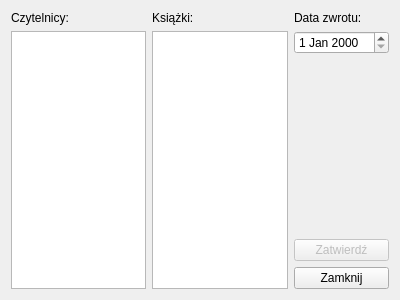
<?xml version="1.0" encoding="UTF-8"?>
<ui version="4.0">
 <class>borrowingWindow</class>
 <widget class="QDialog" name="borrowingWindow">
  <property name="geometry">
   <rect>
    <x>0</x>
    <y>0</y>
    <width>400</width>
    <height>300</height>
   </rect>
  </property>
  <property name="windowTitle">
   <string>Dialog</string>
  </property>
  <layout class="QHBoxLayout" name="horizontalLayout">
   <item>
    <layout class="QVBoxLayout" name="verticalLayout_2">
     <property name="leftMargin">
      <number>0</number>
     </property>
     <property name="topMargin">
      <number>0</number>
     </property>
     <property name="rightMargin">
      <number>0</number>
     </property>
     <item>
      <widget class="QLabel" name="readersLabel">
       <property name="text">
        <string>Czytelnicy:</string>
       </property>
      </widget>
     </item>
     <item>
      <widget class="QListView" name="readersList"/>
     </item>
    </layout>
   </item>
   <item>
    <layout class="QVBoxLayout" name="verticalLayout_3">
     <property name="rightMargin">
      <number>0</number>
     </property>
     <item>
      <widget class="QLabel" name="booksLabel">
       <property name="text">
        <string>Książki:</string>
       </property>
      </widget>
     </item>
     <item>
      <widget class="QListView" name="booksList"/>
     </item>
    </layout>
   </item>
   <item>
    <layout class="QVBoxLayout" name="verticalLayout">
     <item>
      <widget class="QLabel" name="dateLabel">
       <property name="text">
        <string>Data zwrotu:</string>
       </property>
      </widget>
     </item>
     <item>
      <widget class="QDateEdit" name="dateEdit"/>
     </item>
     <item>
      <spacer name="verticalSpacer">
       <property name="orientation">
        <enum>Qt::Vertical</enum>
       </property>
       <property name="sizeHint" stdset="0">
        <size>
         <width>20</width>
         <height>40</height>
        </size>
       </property>
      </spacer>
     </item>
     <item>
      <widget class="QPushButton" name="confirmButton">
       <property name="enabled">
        <bool>false</bool>
       </property>
       <property name="text">
        <string>Zatwierdź</string>
       </property>
      </widget>
     </item>
     <item>
      <widget class="QPushButton" name="cancelButton">
       <property name="text">
        <string>Zamknij</string>
       </property>
      </widget>
     </item>
    </layout>
   </item>
  </layout>
 </widget>
 <resources/>
 <connections/>
</ui>
